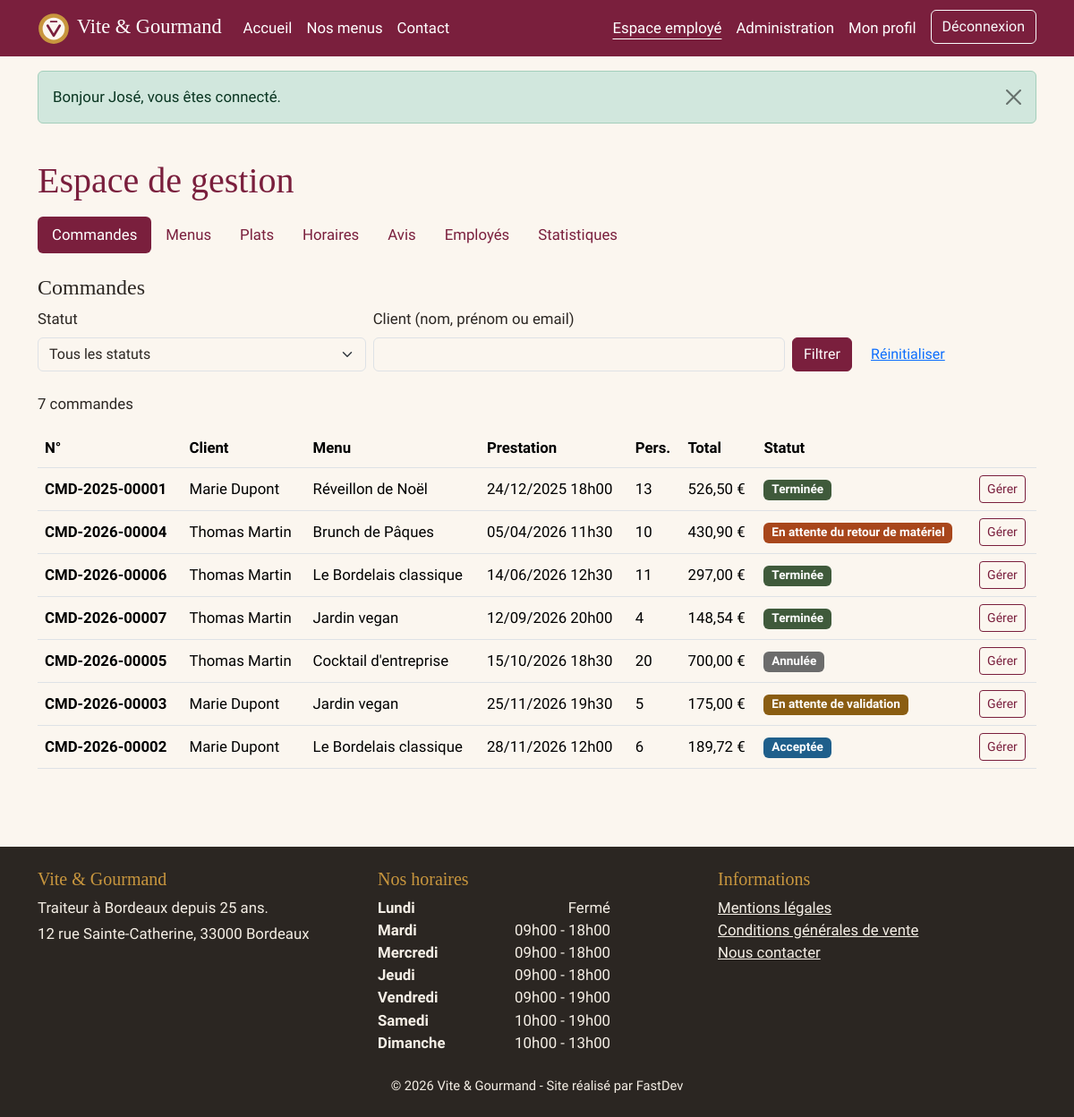
Screenshot of /employe (signed in) with the database file from the repository.
### tables this page shows
CREATE TABLE commande (
    commande_id         INT UNSIGNED AUTO_INCREMENT PRIMARY KEY,
    numero_commande     VARCHAR(20) NOT NULL UNIQUE,    
    utilisateur_id      INT UNSIGNED NOT NULL,
    menu_id             INT UNSIGNED NOT NULL,
    date_commande       DATETIME NOT NULL DEFAULT CURRENT_TIMESTAMP,
     
    date_prestation     DATE NOT NULL,
    heure_livraison     TIME NOT NULL,
    adresse_prestation  VARCHAR(255) NOT NULL,
    code_postal         VARCHAR(10) NOT NULL,
    ville_prestation    VARCHAR(100) NOT NULL,
    distance_km         DECIMAL(6,2) NOT NULL DEFAULT 0,  
    nombre_personne     INT UNSIGNED NOT NULL,
     
    prix_menu           DECIMAL(10,2) NOT NULL,         
    montant_reduction   DECIMAL(10,2) NOT NULL DEFAULT 0,  
    prix_livraison      DECIMAL(10,2) NOT NULL DEFAULT 0,  
    prix_total          DECIMAL(10,2) NOT NULL,
    statut              ENUM(
                            'en_attente',
                            'accepte',
                            'en_preparation',
                            'en_cours_de_livraison',
                            'livre',
                            'en_attente_retour_materiel',
                            'terminee',
                            'annulee'
                        ) NOT NULL DEFAULT 'en_attente',
    pret_materiel       BOOLEAN NOT NULL DEFAULT FALSE,
    restitution_materiel BOOLEAN NOT NULL DEFAULT FALSE,  
     
    motif_annulation    TEXT NULL,
    mode_contact        ENUM('telephone', 'mail') NULL,
    annulee_par         ENUM('client', 'employe') NULL,
    CONSTRAINT fk_commande_utilisateur FOREIGN KEY (utilisateur_id) REFERENCES utilisateur(utilisateur_id),
    CONSTRAINT fk_commande_menu        FOREIGN KEY (menu_id)        REFERENCES menu(menu_id),
    CONSTRAINT chk_commande_personnes  CHECK (nombre_personne >= 1),
     
    CONSTRAINT chk_commande_annulation CHECK (
        statut <> 'annulee'
        OR (annulee_par = 'client'  AND motif_annulation IS NOT NULL)
        OR (annulee_par = 'employe' AND motif_annulation IS NOT NULL AND mode_contact IS NOT NULL)
    )
);

CREATE TABLE utilisateur (
    utilisateur_id  INT UNSIGNED AUTO_INCREMENT PRIMARY KEY,
    email           VARCHAR(255) NOT NULL UNIQUE,       
    password        VARCHAR(255) NOT NULL,              
    prenom          VARCHAR(100) NOT NULL,
    nom             VARCHAR(100) NOT NULL,
    telephone       VARCHAR(20)  NULL,                  
    adresse_postale VARCHAR(255) NULL,
    code_postal     VARCHAR(10)  NULL,
    ville           VARCHAR(100) NULL,
    pays            VARCHAR(100) NOT NULL DEFAULT 'France',
    role_id         INT UNSIGNED NOT NULL,
    actif           BOOLEAN NOT NULL DEFAULT TRUE,      
    date_creation   DATETIME NOT NULL DEFAULT CURRENT_TIMESTAMP,
    CONSTRAINT fk_utilisateur_role
        FOREIGN KEY (role_id) REFERENCES role(role_id)
);

CREATE TABLE menu (
    menu_id                 INT UNSIGNED AUTO_INCREMENT PRIMARY KEY,
    titre                   VARCHAR(150) NOT NULL,
    description             TEXT NOT NULL,
    theme_id                INT UNSIGNED NOT NULL,
    regime_id               INT UNSIGNED NOT NULL,
    nombre_personne_minimum INT UNSIGNED NOT NULL,
    prix_par_personne       DECIMAL(8,2) NOT NULL,      
    conditions              TEXT NOT NULL,              
    quantite_restante       INT UNSIGNED NOT NULL DEFAULT 0,  
    actif                   BOOLEAN NOT NULL DEFAULT TRUE,
    date_creation           DATETIME NOT NULL DEFAULT CURRENT_TIMESTAMP,
    CONSTRAINT fk_menu_theme  FOREIGN KEY (theme_id)  REFERENCES theme(theme_id),
    CONSTRAINT fk_menu_regime FOREIGN KEY (regime_id) REFERENCES regime(regime_id),
    CONSTRAINT chk_menu_personnes CHECK (nombre_personne_minimum >= 1),
    CONSTRAINT chk_menu_prix      CHECK (prix_par_personne > 0)
);

CREATE TABLE horaire (
    horaire_id      INT UNSIGNED AUTO_INCREMENT PRIMARY KEY,
    jour            ENUM('lundi','mardi','mercredi','jeudi','vendredi','samedi','dimanche') NOT NULL UNIQUE,
    heure_ouverture TIME NULL,
    heure_fermeture TIME NULL,
    ferme           BOOLEAN NOT NULL DEFAULT FALSE
);

### templates/pages/employe/commandes.php (the view, shortened to what the rows shown need)
<div class="container py-4">
    <h1 class="mb-3">Espace de gestion</h1>
    <h2 class="h4">Commandes</h2>
    <div class="table-responsive">
        <table class="table align-middle">
            <thead>
            <tr>
                <th scope="col">N°</th><th scope="col">Client</th><th scope="col">Menu</th>
                <th scope="col">Prestation</th><th scope="col">Pers.</th><th scope="col">Total</th>
                <th scope="col">Statut</th><th scope="col"><span class="visually-hidden">Actions</span></th>
            </tr>
            </thead>
            <tbody>
            <?php foreach ($commandes as $c): ?>
                <tr>
                    <th scope="row"><?= e($c['numero_commande']) ?></th>
                    <td><?= e($c['prenom'] . ' ' . $c['nom']) ?></td>
                    <td><?= e($c['menu_titre']) ?></td>
                    <td><?= e(date_fr($c['date_prestation'])) ?> <?= e(heure_fr($c['heure_livraison'])) ?></td>
                    <td><?= (int) $c['nombre_personne'] ?></td>
                    <td><?= money($c['prix_total']) ?></td>
                    <td><?= render_partial('partials/badge-statut', ['statut' => $c['statut']]) ?></td>
                    <td><a class="btn btn-sm btn-outline-bordeaux" href="/employe/commande?id=<?= (int) $c['commande_id'] ?>">Gérer<span class="visually-hidden"> la commande <?= e($c['numero_commande']) ?></span></a></td>
                </tr>
            <?php endforeach; ?>
            </tbody>
        </table>
    </div>
</div>

### templates/partials/badge-statut.php
<span class="badge statut statut-<?= e($statut) ?>"><?= e(App\CommandeService::libelle($statut)) ?></span>

### templates/layout.php (shortened to what the rows shown need)
<!DOCTYPE html>
<html lang="fr">
<head>
    <link href="https://cdn.jsdelivr.net/npm/bootstrap@5.3.3/dist/css/bootstrap.min.css" rel="stylesheet"
>
    <link href="/assets/css/style.css" rel="stylesheet">
</head>
<body>
<main id="contenu" tabindex="-1">
    <?= $contenu ?>
</main>
<footer class="footer mt-5">
    <div class="container py-4">
        <div class="row g-4">
            <div class="col-md-4">
                <h2 class="h5">Vite &amp; Gourmand</h2>
            </div>
            <div class="col-md-4">
                <h2 class="h5">Nos horaires</h2>
                <ul class="list-unstyled horaires mb-0">
                    <?php $horaires = horaires(); if (!$horaires): ?><li>Horaires momentanément indisponibles</li><?php endif; ?>
                    <?php foreach ($horaires as $h): ?>
                        <li>
                            <span class="jour"><?= e(ucfirst($h['jour'])) ?></span>
                            <span><?= $h['ferme'] ? 'Fermé' : e(heure_fr($h['heure_ouverture']) . ' - ' . heure_fr($h['heure_fermeture'])) ?></span>
                        </li>
                    <?php endforeach; ?>
                </ul>
            </div>
            <div class="col-md-4">
                <h2 class="h5">Informations</h2>
            </div>
        </div>
    </div>
</footer>
</body>
</html>

### rows the page displays
commande: numero_commande "CMD-2025-00001", utilisateur.nom "Marie Dupont", menu.titre "Réveillon de Noël", date_prestation "24/12/2025", heure_livraison "18h00", nombre_personne "13", prix_total "526,50 €", statut "Terminée"
commande: numero_commande "CMD-2026-00004", utilisateur.nom "Thomas Martin", menu.titre "Brunch de Pâques", date_prestation "05/04/2026", heure_livraison "11h30", nombre_personne "10", prix_total "430,90 €", statut "En attente du retour de matériel"
commande: numero_commande "CMD-2026-00006", utilisateur.nom "Thomas Martin", menu.titre "Le Bordelais classique", date_prestation "14/06/2026", heure_livraison "12h30", nombre_personne "11", prix_total "297,00 €", statut "Terminée"
commande: numero_commande "CMD-2026-00007", utilisateur.nom "Thomas Martin", menu.titre "Jardin vegan", date_prestation "12/09/2026", heure_livraison "20h00", nombre_personne "4", prix_total "148,54 €", statut "Terminée"
commande: numero_commande "CMD-2026-00005", utilisateur.nom "Thomas Martin", menu.titre "Cocktail d'entreprise", date_prestation "15/10/2026", heure_livraison "18h30", nombre_personne "20", prix_total "700,00 €", statut "Annulée"
commande: numero_commande "CMD-2026-00003", utilisateur.nom "Marie Dupont", menu.titre "Jardin vegan", date_prestation "25/11/2026", heure_livraison "19h30", nombre_personne "5", prix_total "175,00 €", statut "En attente de validation"
commande: numero_commande "CMD-2026-00002", utilisateur.nom "Marie Dupont", menu.titre "Le Bordelais classique", date_prestation "28/11/2026", heure_livraison "12h00", nombre_personne "6", prix_total "189,72 €", statut "Acceptée"
horaire: jour "Lundi", ferme "Fermé"
horaire: jour "Mardi", heure_ouverture+heure_fermeture "09h00 - 18h00"
horaire: jour "Mercredi", heure_ouverture+heure_fermeture "09h00 - 18h00"
horaire: jour "Jeudi", heure_ouverture+heure_fermeture "09h00 - 18h00"
horaire: jour "Vendredi", heure_ouverture+heure_fermeture "09h00 - 19h00"
horaire: jour "Samedi", heure_ouverture+heure_fermeture "10h00 - 19h00"
horaire: jour "Dimanche", heure_ouverture+heure_fermeture "10h00 - 13h00"

### other values shown
$m['message'] "Bonjour José, vous êtes connecté."
count($commandes) "7"
